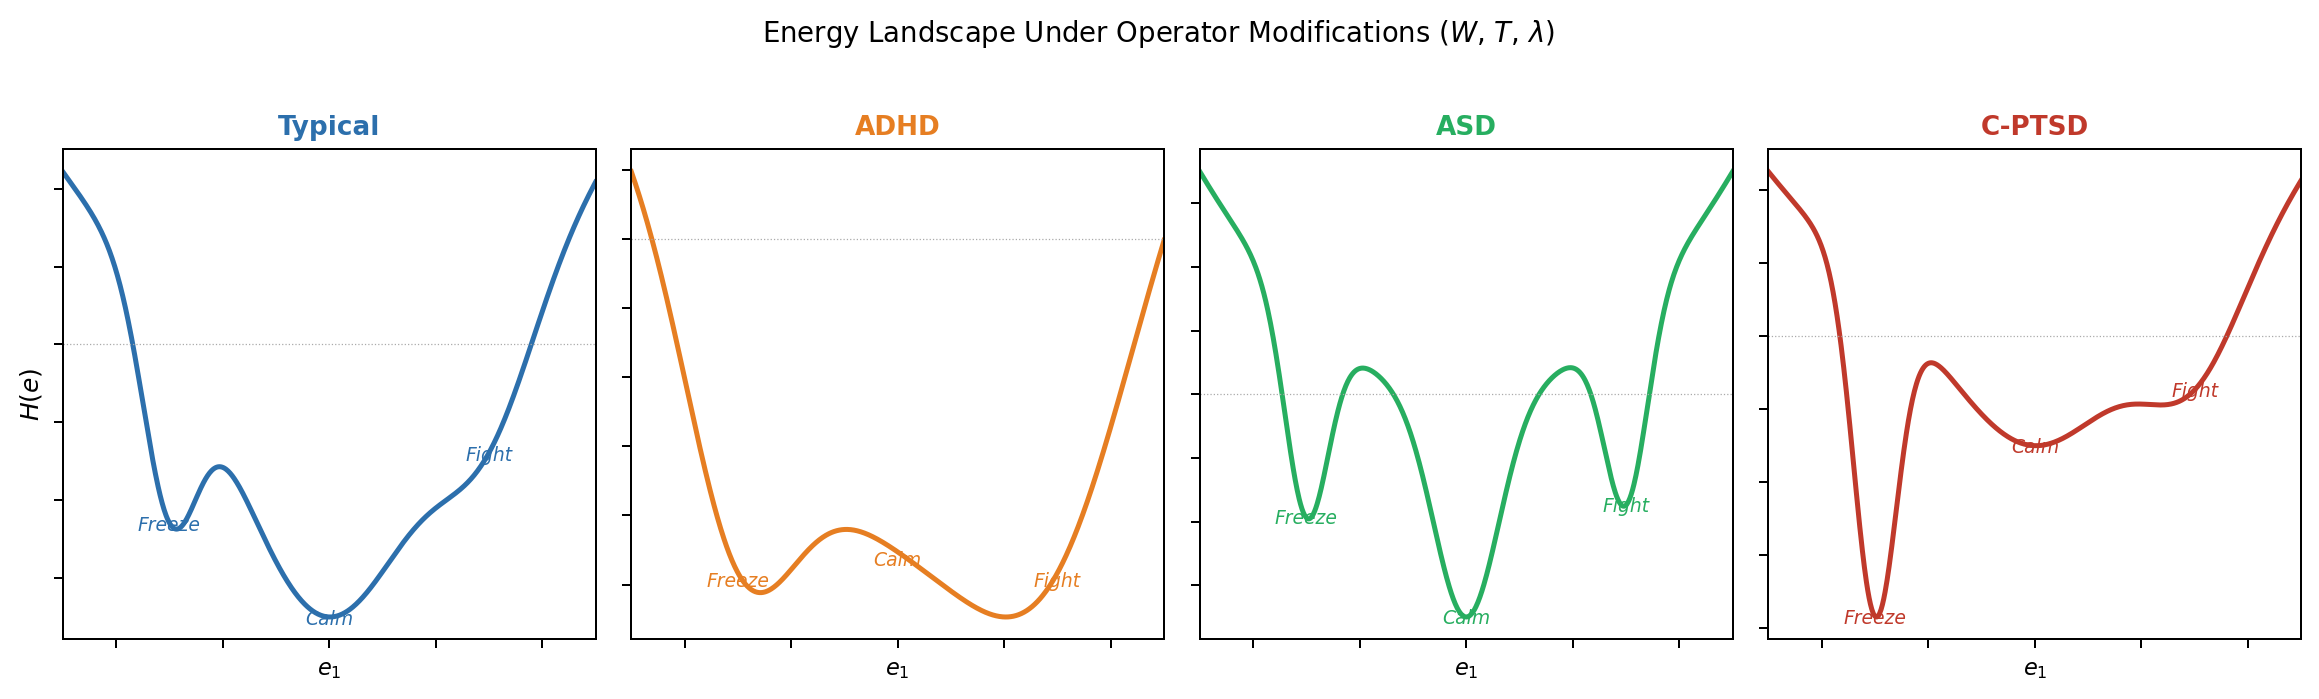

Here is the Python script that generated this plot:
"""
Figure 5 — Operator Modifications: Neurotype Comparison
Side-by-side energy landscapes for: Typical, ADHD, ASD, C-PTSD.
Produces fig5_neurotype_landscapes.pdf and fig5_neurotype_landscapes.png
"""
import numpy as np
import matplotlib
matplotlib.use("Agg")
import matplotlib.pyplot as plt

x = np.linspace(-5, 5, 800)

def V(x, params):
    """params: list of (centre, depth, width) tuples + (bowl_k,)"""
    *wells, bowl_k = params
    v = bowl_k * x**2
    for cx, depth, width in wells:
        v += -depth * np.exp(-(x - cx)**2 / (2 * width**2))
    return v

# (centre, depth, width)  then bowl_k
typical    = ([( 0.0, 3.5, 1.6), (-3.0, 2.5, 0.5), ( 3.0, 1.6, 0.9)], 0.09)
adhd       = ([( 0.0, 2.0, 2.5), (-3.0, 1.8, 1.0), ( 3.0, 1.8, 1.5)], 0.04)  # flat, wide, low barriers
asd        = ([( 0.0, 3.5, 0.6), (-3.0, 3.2, 0.4), ( 3.0, 3.0, 0.4)], 0.14)  # narrow steep wells
cptsd      = ([( 0.0, 1.5, 1.4), (-3.0, 4.5, 0.4), ( 3.0, 1.4, 0.9)], 0.09)  # freeze dominates

configs = [
    (typical, "Typical",  "#2C6FAC"),
    (adhd,    "ADHD",     "#E67E22"),
    (asd,     "ASD",      "#27AE60"),
    (cptsd,   "C-PTSD",   "#C0392B"),
]

fig, axes = plt.subplots(1, 4, figsize=(13, 3.8), sharey=False)
fig.suptitle("Energy Landscape Under Operator Modifications ($W$, $T$, $\\lambda$)",
             fontsize=11, y=1.01)

for ax, (params, label, col) in zip(axes, configs):
    wells, bowl_k = params
    y = V(x, [*wells, bowl_k])
    ax.plot(x, y, color=col, lw=2.0)
    ax.axhline(0, color="#aaa", lw=0.5, ls=":")
    ax.set_title(label, fontsize=10.5, color=col, weight="bold")
    ax.set_xlim(-5, 5)
    ax.tick_params(labelbottom=False, labelleft=False)
    ax.set_xlabel(r"$e_1$", fontsize=9)
    if ax is axes[0]:
        ax.set_ylabel(r"$H(e)$", fontsize=10)

    # Mark well labels
    for cx, depth, width in wells:
        txt = {0.0: "Calm", -3.0: "Freeze", 3.0: "Fight"}.get(cx, "")
        if txt:
            ymin = V(np.array([cx]), [*wells, bowl_k])[0]
            ax.text(cx, ymin - 0.1, txt, ha="center", fontsize=7.5,
                    color=col, style="italic")

plt.tight_layout()
for ext in ("pdf", "png"):
    plt.savefig(f"fig5_neurotype_landscapes.{ext}", dpi=180, bbox_inches="tight")
print("fig5 saved")
